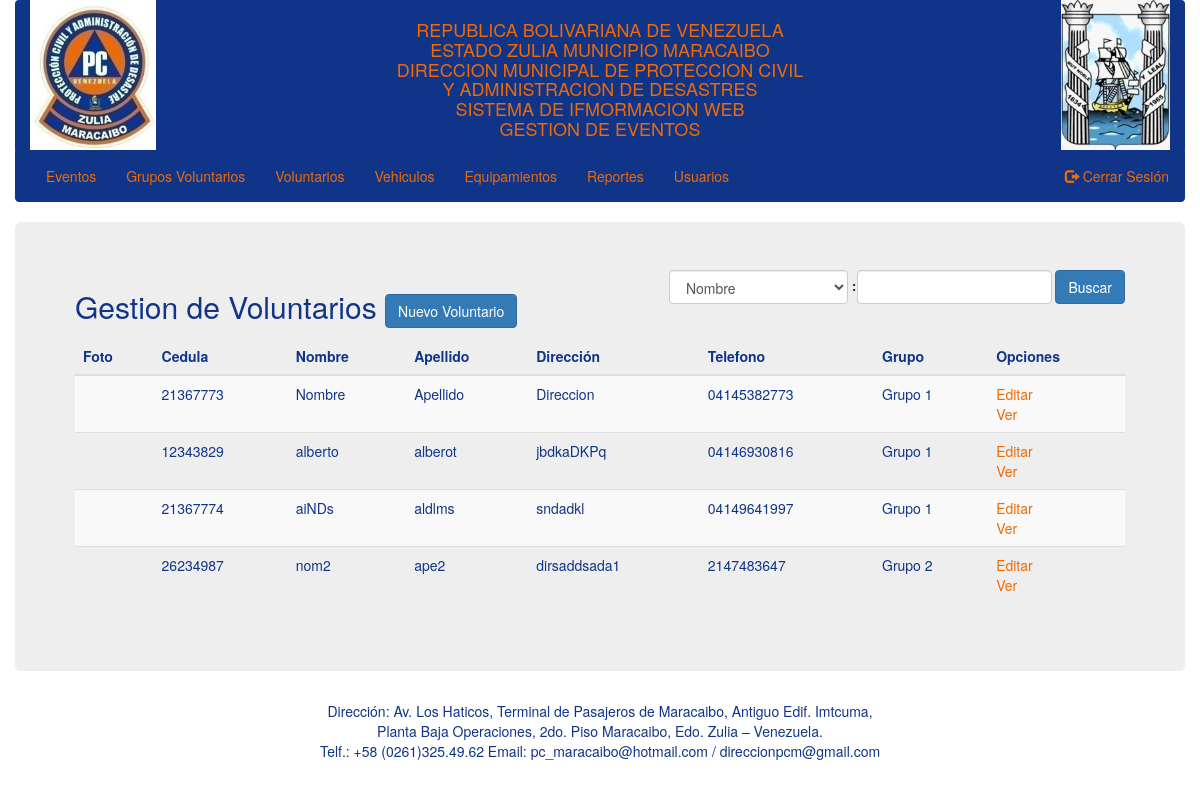
Screenshot of /voluntarios.php (signed in) with the database file from the repository.
### tables this page shows
CREATE TABLE `volunteers` (
  `id` int(11) NOT NULL,
  `photo` varchar(100) NOT NULL,
  `ci` int(8) NOT NULL,
  `firstName` varchar(20) NOT NULL,
  `lastName` varchar(20) NOT NULL,
  `gender` varchar(9) NOT NULL,
  `birthday` date NOT NULL,
  `address` varchar(100) NOT NULL,
  `phone` varchar(11) NOT NULL,
  `email` varchar(50) NOT NULL,
  `profession` varchar(20) NOT NULL,
  `employment` varchar(20) NOT NULL,
  `sizeShirt` varchar(2) NOT NULL,
  `sizePants` varchar(2) NOT NULL,
  `sizeShoes` int(2) NOT NULL,
  `id_group` int(11) NOT NULL,
  `position` varchar(20) NOT NULL,
  `speciality` varchar(20) NOT NULL,
  `id_equipment` int(11) NOT NULL,
  `state` varchar(20) NOT NULL
);

### classes/DB.php (called while the page is built, shortened)
<?php
class DB {
    private static $_instance = null;
    private $_pdo,
            $_query,
            $_error = false,
            $_results,
            $_count = 0;
    private function __construct() {
        try {
            $this->_pdo = new PDO(
                    'mysql:host='.Config::get('mysql/host').';dbname='.Config::get('mysql/db'),
                    Config::get('mysql/username'),
                    Config::get('mysql/password'));
        } catch (Exception $e) {
            die($e->getMessage());
        }
    }
    public static function getInstance(){
        if(!isset(self::$_instance)){
            self::$_instance = new DB();
        }
        return self::$_instance;
    }
    public function query($sql, $params = array()){
        $this->_error = FALSE;
        if (($this->_query = $this->_pdo->prepare($sql))) {
            $x = 1;
            if(count($params)){
                foreach ($params as $param) {
                    $this->_query->bindValue($x, $param);
                    $x++;
                }
            }
            if($this->_query->execute()){
                $this->_results = $this->_query->fetchAll(PDO::FETCH_OBJ);
                $this->_count =  $this->_query->rowCount();
            }else{
                $this->_error = TRUE;
            }
        }
        return $this;
    }
    public function action($action, $table, $where = array()){
        if(count($where) === 3){
            $operators = array('=','>','<','>=','<=');
            $field = $where[0];
            $operator = $where[1];
            $value = $where[2];
            if(in_array($operator, $operators)){
                $sql = "{$action} FROM {$table} WHERE {$field} {$operator} ?";
                if(!$this->query($sql, array($value))->error()){
                    return $this;
                }
            }
        }
        return FALSE;
    }
    public function get($table, $where){
        return $this->action('SELECT *', $table, $where);
    }
    public function results(){
        return $this->_results;
    }
    public function first(){
        return $this->results()[0];
    }
    public function error(){
        return $this->_error;
    }
    public function count(){
        return $this->_count;
    }
}

### classes/Config.php (called while the page is built)
<?php
class Config {
    public static function get($path = NULL){
        if($path){
            $config = $GLOBALS['config'];
            $path = explode('/', $path);
            foreach ($path as $bit) {
                if(isset($config[$bit])){
                    $config = $config[$bit];
                }
            }
            return $config;
        }
        return FALSE;
    }
}

### classes/User.php (called while the page is built, shortened)
<?php
class User {
    private $_db,
            $_data,
            $_sessionName,
            $_cookieName,
            $_isLoggedIn;
    public function __construct($user = null) {
        $this->_db = DB::getInstance();
        $this->_sessionName = Config::get('session/session_name');
        if (!$user) {
            if (Session::exists($this->_sessionName)) {
                $user = Session::get($this->_sessionName);
                if ($this->find($user)) {
                    $this->_isLoggedIn = true;
                } else {
                }
            }
        } else {
            $this->find($user);
        }
    }
    public function find($user = null) {
        if ($user) {
            $field = (is_numeric($user)) ? 'id' : 'username';
            $data = $this->_db->get('users', array($field, '=', $user));
            if ($data->count()) {
                $this->_data = $data->first();
                return true;
            }
        }
        return FALSE;
    }
    public function hasPermission($key){
        $group = $this->_db->get('groups', array('id', '=', $this->data()->group));
        if($group->count()){
            $permissions = json_decode($group->first()->permissions, TRUE);
            if($permissions[$key] == true){
                return true;
            }
        }
        return false;
    }
    public function data() {
        return $this->_data;
    }
}

### classes/Session.php (called while the page is built, shortened)
<?php
class Session {
    public static function exists($name){
        return (isset($_SESSION[$name])) ? TRUE : FALSE;
    }
    public static function get($name){
        return $_SESSION[$name];
    }
}

### classes/Sistem.php (called while the page is built, shortened)
<?php
class Sistem {
	private $_db,
			$_data,
			$_type;
	public function __construct($type = null) {
		if (!is_null($type)) {
			$this->_type = $type;
		} else {
			$this->_type = 'team';
		}
		$this->_db = DB::getInstance();
	}
	public function get($arg = null) {
		if (!is_null($arg)) {
			$data = $this->_db->get($this->_type, $arg);
			if ($data->count()) {
				$this->_data = $data->results();
				return true;
			}
		} else {
			return false;
		}
	}
	public function data() {
		return $this->_data;
	}
}

### voluntarios.php (the view, shortened to what this page needs)
<?php
	$user = new User();
	gettemplate('header');
?>
<div class="container">
	<div class="row">
		<div class="jumbotron">
			<div class="row">
				<?php if (Input::exists('get') && Input::get('new')) : ?>
					<div class="col-sm-offset-3 col-sm-6">
						<?php if (!empty($error)) {
							handlerMessage($error, 'danger');
						} ?>
						<h2>Registro de Voluntarios <a href="?" class="btn btn-primary">Ver Voluntarios</a></h2>
						<form action="" method="post" enctype="multipart/form-data">
							<?php Input::build('Foto', 'photo', '', 'file'); ?>
							<?php Input::build('Cedula', 'ci', '', 'number'); ?>
							<?php Input::build('Nombres', 'firstName'); ?>
							<?php Input::build('Apellidos', 'lastName'); ?>
							<div class="form-group">
								<label for="gender">Genero:</label>
								<select name="gender" class="form-control" id="gender">
									<?php $genders = array('Masculino', 'Femenino', 'Otro');
									foreach ($genders as $gender) { ?>
										<option value="<?php echo $gender; ?>"><?php echo $gender; ?></option>
									<?php } ?>
								</select>
							</div>
							<?php Input::build('Fecha de nacimiento', 'birthday', '', 'date'); ?>
							<?php Input::build('Dirección', 'address', '', 'textarea'); ?>
							<?php Input::build('Telefono', 'phone', '', 'tel'); ?>
							<?php Input::build('Correo electónico', 'email', '', 'email'); ?>
							<?php Input::build('Profesión', 'profession'); ?>
							<?php Input::build('Ocupación', 'employment'); ?>
							<div class="form-group">
								<label for="sizeShirt">Talla de camisa:</label>
								<select name="sizeShirt" class="form-control" id="sizeShirt">
									<option value="">Seleccione talla</option>
									<?php $sizes = array('SS', 'S', 'M', 'L', 'XL', 'XXL', 'XXXL');
									for ($i = 0; $i < count($sizes); $i++) { ?>
										<option value="<?php echo $sizes[$i]; ?>"><?php echo $sizes[$i]; ?></option>
									<?php } ?>
								</select>
							</div>
							<div class="form-group">
								<label for="sizePants">Talla de pantalon:</label>
								<select name="sizePants" class="form-control" id="sizePants">
									<option value="">Seleccione talla</option>
									<?php for ($i = 20; $i < 52; $i = $i+2) { ?>
										<option value="<?php echo $i; ?>"><?php echo $i; ?></option>
									<?php } ?>
								</select>
							</div>
							<div class="form-group">
								<label for="sizeShoes">Talla de zapatos:</label>
								<select name="sizeShoes" class="form-control" id="sizeShoes">
									<option value="">Seleccione talla</option>
									<?php for ($i = 30; $i < 46; $i++) { ?>
										<option value="<?php echo $i; ?>"><?php echo $i; ?></option>
									<?php } ?>
								</select>
							</div>
							<div class="form-group">
								<label for="group">Grupo:</label>
								<?php $sistem = new Sistem('groups_2'); ?>
								<select name="group" class="form-control" id="group">
									<option value="">Seleccione grupo</option>
									<?php if ($sistem->get(array('id', '>', 0))) : ?>
										<?php foreach ($sistem->data() as $group) { ?>
											<option value="<?php echo $group->id; ?>"><?php echo $group->name; ?></option>
										<?php } ?>
									<?php else : ?>
										<option value="">No hay grupos registrados</option>
									<?php endif; ?>
								</select>
							</div>
							<div class="form-group">
								<label for="position">Cargo:</label>
								<select name="position" class="form-control" id="position">
									<option value="">Seleccione cargo</option>
									<?php $pos = array('Directivo', 'Miembro', 'Aspirante');
									foreach ($pos as $value) { ?>
										<option value="<?php echo $value; ?>"><?php echo $value; ?></option>
									<?php } ?>
								</select>
							</div>
							<?php Input::build('Especialidad', 'speciality'); ?>
							<div class="form-group">
								<label for="equipment">Equipamiento:</label>
								<?php $sistem = new Sistem('equipments'); ?>
								<select name="equipment[]" multiple class="form-control" id="equipment">
									<?php if ($sistem->get(array('id', '>', 0))) : ?>
										<?php foreach ($sistem->data() as $equipment) {?>
											<option value="<?php echo $equipment->id; ?>"><?php echo $equipment->name; ?> - <?php echo $equipment->type; ?></option>
										<?php } ?>
									<?php else : ?>
										<option value="">No hay equipos registrados</option>
									<?php endif; ?>
								</select>
							</div>
							<?php Input::buildState(); ?>
							<input type="hidden" name="token" value="<?php echo Token::generate();?>">
							<input type="submit" name="create" class="btn btn-primary" value="Registrar"/>
						</form>
					</div>
				<?php else : ?>
					<div class="col-sm-12">
						<h2 class="pull-left">Gestion de Voluntarios
							<?php if($user->hasPermission('admin')) { ?>
								<a href="?new=true" class="btn btn-primary">Nuevo Voluntario</a>
							<?php } ?>
						</h2>
						<form class="form-inline pull-right" action="" method="post">
							<select class="form-control" name="type">
								<option value="firstName">Nombre</option>
							</select>
							<input type="submit" name="search" class="btn btn-primary" value="Buscar"/>
						</form>
						<table class="table table-striped">
							<thead>
								<tr>
									<th>Foto</th>
									<th>Cedula</th>
									<th>Nombre</th>
									<th>Apellido</th>
									<th>Dirección</th>
									<th>Telefono</th>
									<th>Grupo</th>
									<th>Opciones</th>
								</tr>
							</thead>
							<?php if (!empty($searchResults)): ?>
								<tbody>
									<?php foreach ($searchResults as $voluntary) { ?>
										<tr>
											<td><img src="<?php echo $voluntary->photo; ?>" height="100" alt=""></td>
											<td><?php echo $voluntary->ci; ?></td>
											<td><?php echo $voluntary->firstName; ?></td>
											<td><?php echo $voluntary->lastName; ?></td>
											<td><?php echo $voluntary->address; ?></td>
											<td><?php echo $voluntary->phone; ?></td>
											<td><?php echo getData($voluntary->id_group, 'groups_2', 'name'); ?></th>
											<td>
												<?php if($user->hasPermission('admin')) { ?>
													<a href="?edit=<?php echo $voluntary->id; ?>">Editar</a><br />
												<?php } ?>
											<a href="?view=<?php echo $voluntary->id; ?>">Ver</a></td>
										</tr>
									<?php } ?>
								</tbody>
							<?php else : ?>
								<tbody>
									<?php $sistem = new Sistem('volunteers');
									if (!$sistem->get(array('id', '>', 0))) : ?>
										<tr>
											<td colspan="18"><h3><center>No hay registro</center></h3></td>
										</tr>
									<?php else :
										foreach ($sistem->data() as $voluntary) { ?>
											<tr>
												<td><img src="<?php echo $voluntary->photo; ?>" height="100" alt=""></td>
												<td><?php echo $voluntary->ci; ?></td>
												<td><?php echo $voluntary->firstName; ?></td>
												<td><?php echo $voluntary->lastName; ?></td>
												<td><?php echo $voluntary->address; ?></td>
												<td><?php echo $voluntary->phone; ?></td>
												<td><?php echo getData($voluntary->id_group, 'groups_2', 'name'); ?></th>
												<td>
													<?php if($user->hasPermission('admin')) { ?>
														<a href="?edit=<?php echo $voluntary->id; ?>">Editar</a><br />
													<?php } ?>
												<a href="?view=<?php echo $voluntary->id; ?>">Ver</a></td>
											</tr>
										<?php } ?>
									<?php endif; ?>
								</tbody>
							<?php endif; ?>
						</table>
					</div>
				<?php endif; ?>
			</div>
		</div>
	</div>
</div>

### assets/css/main.css (style rules this page uses)
body { color: #103488; }
a { color: #EF6A05; }

### rows the page displays
volunteers: ci "21367773", firstName "Nombre", lastName "Apellido", address "Direccion", phone "04145382773", id_group "Grupo 1"
volunteers: ci "12343829", firstName "alberto", lastName "alberot", address "jbdkaDKPq", phone "04146930816", id_group "Grupo 1"
volunteers: ci "21367774", firstName "aiNDs", lastName "aldlms", address "sndadkl", phone "04149641997", id_group "Grupo 1"
volunteers: ci "26234987", firstName "nom2", lastName "ape2", address "dirsaddsada1", phone "2147483647", id_group "Grupo 2"
